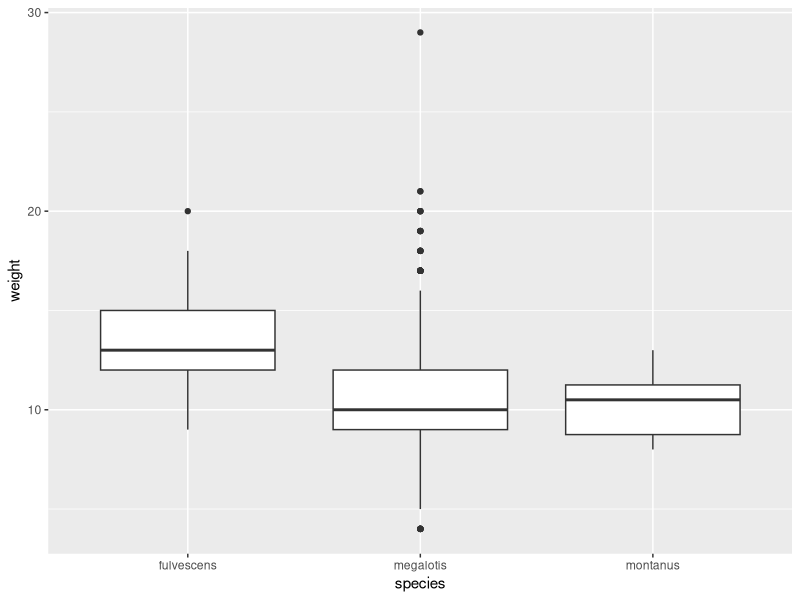
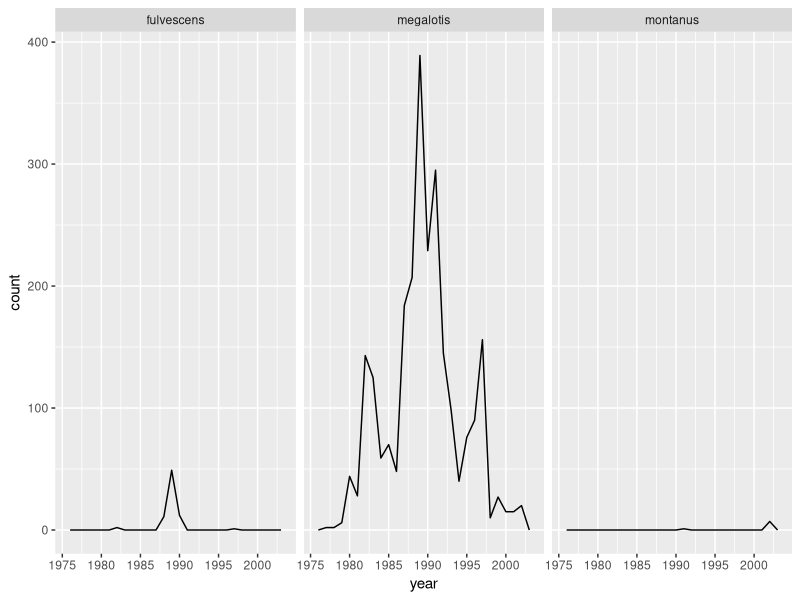
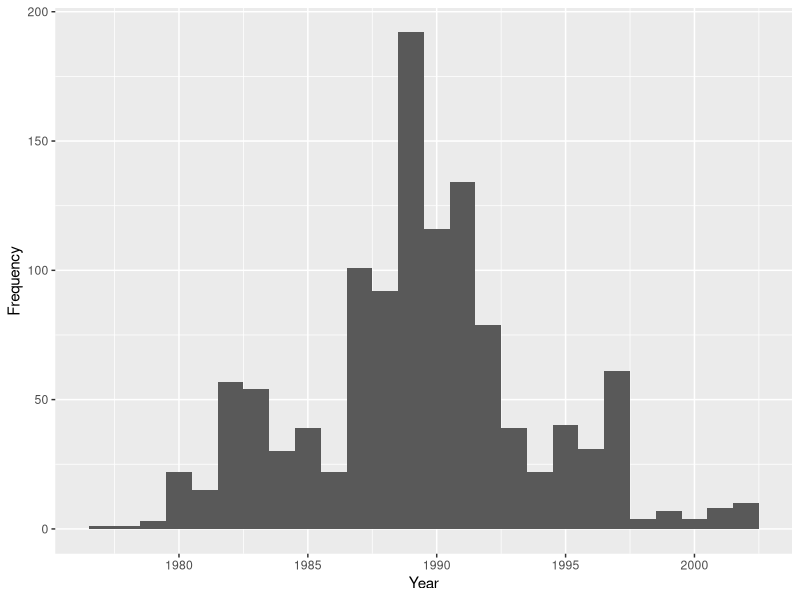

Recreate these plots in R, in order.
### survey project in R

# load library; these are already installed on personal computer, but will need to be installed if on different computer (install after #)
#install.packages("ggplot2") # visualization package
#install.packages("dplyr") # dataset
library(ggplot2)
library(dplyr)

# download data if not on personal computer (download after #)
#download.file("http://files.figshare.com/2236372/combined.csv",  "data/portal_data_joined.csv")
# import that file
surveys <- read.csv('data/portal_data_joined.csv')


### Compare the species of genus Reithrodontomys, and how these species could be interacting and competing with each other.


## Filter out the Reithrodontomys genus from survey data and desired variables
Rei <- surveys %>%
  filter(genus == "Reithrodontomys") %>%
  select(species, year, sex, weight) %>%
  filter(!sex == "") %>% # filter out empty and "na" cells
  filter(!is.na(weight)) %>%
  filter(!species == "sp.") # filter out R. sp.


## Is there a relationship between species and weight?
# select weight
weight <- Rei %>%
  select(species, weight)

# create box-and-whiskers
pdf("figures/swBoxplot.pdf")
ggplot(data = weight, aes(x = species, y = weight)) + geom_boxplot()
dev.off()


## Is there a difference between species counts by year?
# create line chart for the three species
pdf("figures/syLine.pdf")
ggplot(Rei, aes(year), color = species) + geom_freqpoly(binwidth = 1) + facet_grid(~ species)
dev.off()

# Statistical test
#ANOVA
aovWS <- aov(weight ~ species, data = Rei) # fit model
aovWS # look at fit
summary(aovWS) # summarize and show results


## How does the female distribution change over time for R. megalotis (species ID = RM)?
# select only females and years
RMfem <- Rei %>%
  filter(species == "megalotis") %>%
  select(year, sex) %>%
  filter(sex == "F")

# create histogram
pdf("figures/RMfemaleHistogram.pdf")
qplot(year, data = RMfem, ylab = "Frequency", xlab = "Year", binwidth = 1, geom="histogram")
dev.off()

